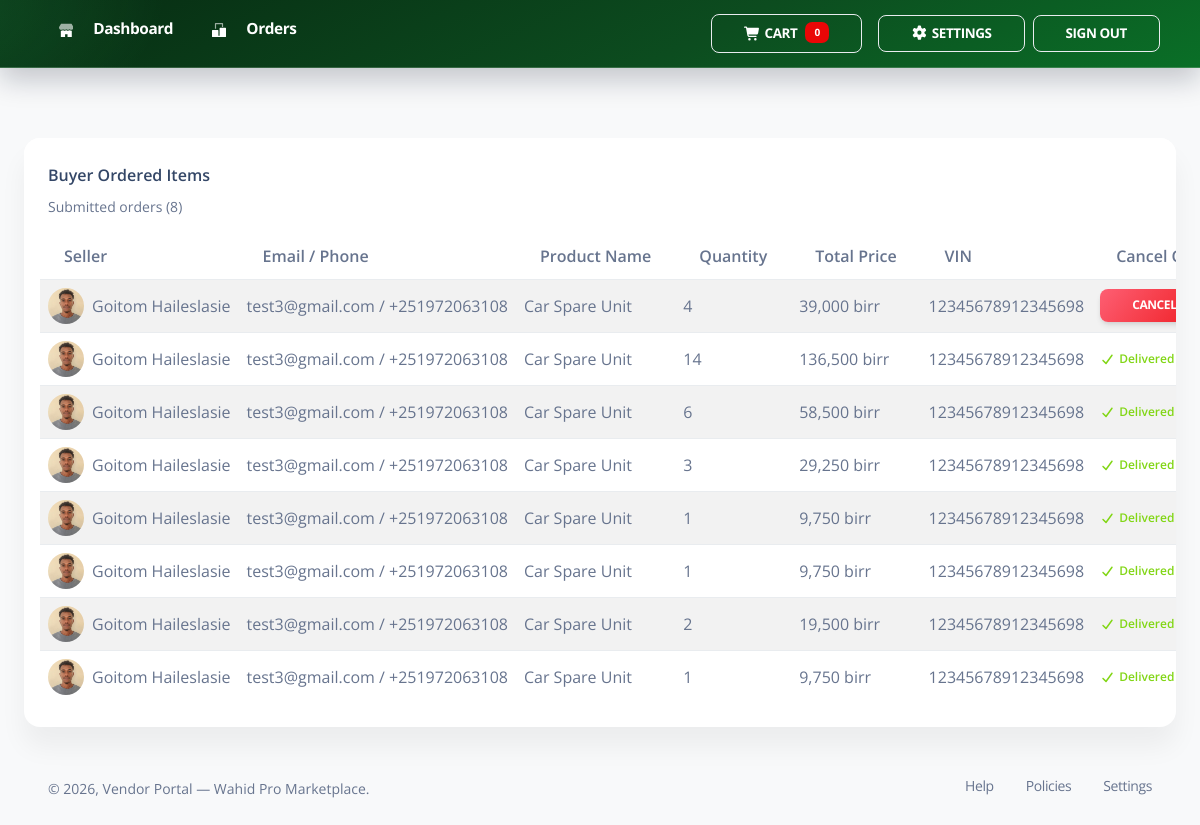
The page /buyer/orders/ (signed in) on the database its author committed.
### App/models.py (models this page shows, shortened)
class AccountRegistration(models.Model):
    ACCOUNT_TYPE_BUYER = "buyer"
    ACCOUNT_TYPE_SELLER = "seller"
    ACCOUNT_TYPE_CHOICES = (
        (ACCOUNT_TYPE_BUYER, "Buyer"),
        (ACCOUNT_TYPE_SELLER, "Seller"),
    )
    user = models.OneToOneField(
        User,
        on_delete=models.CASCADE,
        related_name="account_registration",
    )
    account_type = models.CharField(max_length=20, choices=ACCOUNT_TYPE_CHOICES)
    phone_number = models.CharField(
        max_length=16,
        blank=True,
        null=True,
    )
    profile_picture = models.ImageField(upload_to="profile_pictures/", blank=True, null=True)
    license_file = models.FileField(upload_to="license_uploads/", blank=True, null=True)
    is_verified = models.BooleanField(default=False)
    created_at = models.DateTimeField(auto_now_add=True)
    updated_at = models.DateTimeField(auto_now=True)

class Product(models.Model):
    vin_validator = RegexValidator(
        regex=r"^[A-HJ-NPR-Z0-9]{17}$",
        message="VIN must be exactly 17 characters (letters and numbers, excluding I, O, and Q).",
    )
    vendor = models.ForeignKey(User, on_delete=models.CASCADE, related_name="products")
    name = models.CharField(max_length=160)
    vin = models.CharField(max_length=17, unique=True, validators=[vin_validator], db_index=True)
    category = models.CharField(max_length=80, db_index=True)
    price = models.DecimalField(
        max_digits=10,
        decimal_places=2,
        validators=[MinValueValidator(Decimal("0.01"))],
    )
    initial_stock = models.PositiveIntegerField()
    current_stock = models.PositiveIntegerField(null=True, blank=True)
    reorder_level = models.PositiveIntegerField(default=0)
    description = models.TextField()
    product_image = models.ImageField(upload_to="product_images/")
    is_active = models.BooleanField(default=True)
    created_at = models.DateTimeField(auto_now_add=True)
    updated_at = models.DateTimeField(auto_now=True)
    class Meta:
        ordering = ("-created_at",)
        indexes = [
            models.Index(fields=["vendor", "category"]),
            models.Index(fields=["vendor", "is_active"]),
        ]
        constraints = [
            models.UniqueConstraint(fields=["vendor", "name"], name="unique_vendor_product_name"),
        ]

class Order(models.Model):
    buyer = models.ForeignKey(User, on_delete=models.CASCADE, related_name="orders")
    product = models.ForeignKey(Product, on_delete=models.CASCADE, related_name="orders")
    quantity = models.PositiveIntegerField()
    total_price = models.DecimalField(max_digits=10, decimal_places=2)
    is_delivered = models.BooleanField(default=False)
    created_at = models.DateTimeField(auto_now_add=True)

### App/views.py (the view)
# urls.py: path('buyer/orders/', BuyerOrdersView.as_view(), name='buyer_orders'),
class BuyerOrdersView(BuyerAccountRequiredMixin, VendorAccessMixin, TemplateView):
    template_name = "vendors/buyer/buyer_order.html"
    paginate_by = 20
    def get_context_data(self, **kwargs):
        context = super().get_context_data(**kwargs)
        page_data = _build_buyer_orders_page_data(
            user=self.request.user,
            page_number=self.request.GET.get("page"),
            page_size=self.paginate_by,
        )
        context["buyer_orders"] = page_data["buyer_orders"]
        context["page_obj"] = page_data["page_obj"]
        context["is_paginated"] = page_data["page_obj"].has_other_pages()
        context["orders_total"] = page_data["paginator"].count
        context["shop_products"] = _build_shop_products()
        return context

### App/context_processors.py (called while the page is built, shortened)
def seller_order_notifications(request):
    context = {
        "seller_notification_count": 0,
        "seller_notifications": [],
        "superadmin_notification_count": 0,
        "superadmin_notifications": [],
        "superadmin_unseen_message_count": 0,
    }
    user = getattr(request, "user", None)
    if not user or not user.is_authenticated:
        return context
    account = (
        AccountRegistration.objects.filter(user_id=user.id)
        .only("account_type")
        .first()
    )
    return context

### App/templatetags/number_format.py (called while the page is built)
@register.filter
def number_separator(value):
    if value in (None, ""):
        return ""
    try:
        raw = str(value).replace(",", "").strip()
        number = Decimal(raw)
    except (InvalidOperation, TypeError, ValueError):
        return value
    if number == number.to_integral_value():
        return intcomma(int(number))
    return f"{number:,.2f}".rstrip("0").rstrip(".")

### App/views.py (called while the page is built)
def _redirect_superuser_home(request):
    if request.user.is_authenticated and request.user.is_superuser:
        messages.error(request, "You are loggd in as a system admin")
        return redirect("home")
    return None

    def dispatch(self, request, *args, **kwargs):
        superuser_redirect = _redirect_superuser_home(request)
        if superuser_redirect:
            return superuser_redirect
        if not request.user.is_authenticated:
            return self.handle_no_permission()
        account = (
            AccountRegistration.objects.filter(user_id=request.user.id)
            .only("account_type")
            .first()
        )
        if not account or account.account_type != AccountRegistration.ACCOUNT_TYPE_BUYER:
            messages.error(request, "Only buyer accounts can access this page.")
            return redirect("login")
        return super().dispatch(request, *args, **kwargs)

### templates/vendors/buyer/buyer_order.html (shortened to what this page needs)
{% extends "vendors/base.html" %}
{% load static number_format %}
{% block vendor_content %}
<div class="row">
  <div class="col-12">
      <div class="card mb-4">
      <div class="card-header pb-0">
        <h6>Buyer Ordered Items</h6>
        <p id="ordersTotalText" class="text-sm mb-0">Submitted orders ({{ orders_total|number_separator }})</p>
      </div>
      <div class="card-body px-0 pt-0 pb-2">
        <div class="table-responsive p-3">
          <table class="table table-striped table-hover align-items-center mb-0 w-100">
            <thead>
              <tr>
                <th>Seller</th>
                <th>Email / Phone</th>
                <th>Product Name</th>
                <th>Quantity</th>
                <th>Total Price</th>
                <th>VIN</th>
                <th>Cancel Order</th>
              </tr>
            </thead>
            <tbody>
              {% for order in buyer_orders %}
              <tr data-order-row-id="{{ order.id }}">
                <td>
                  <div class="d-flex align-items-center">
                    {% if order.seller_photo_url %}
                    <img class="seller-avatar me-2" src="{{ order.seller_photo_url }}" alt="Seller">
                    {% else %}
                    <img class="seller-avatar me-2" src="{% static 'vendors/img/team-2.jpg' %}" alt="Seller">
                    {% endif %}
                    {{ order.seller_name }}
                  </div>
                </td>
                <td>{{ order.seller_email }} / {{ order.seller_phone }}</td>
                <td>{{ order.product_name }}</td>
                <td>{{ order.quantity|number_separator }}</td>
                <td>{{ order.total_price|number_separator }} birr</td>
                <td>{{ order.vin }}</td>
                <td>
                  {% if order.is_delivered %}
                  <span class="text-success text-xs font-weight-bold">
                    <i class="fa fa-check me-1" aria-hidden="true"></i>Delivered
                  </span>
                  {% else %}
                  <button
                    type="button"
                    class="btn btn-sm bg-gradient-danger mb-0 js-cancel-order"
                    data-cancel-url="{% url 'buyer_order_cancel' order.id %}">
                    Cancel
                  </button>
                  {% endif %}
                </td>
              </tr>
              {% empty %}
              <tr id="ordersEmptyRow">
                <td colspan="7" class="text-center text-sm text-muted py-4">No submitted orders yet.</td>
              </tr>
              {% endfor %}
            </tbody>
          </table>
        </div>
      </div>
    </div>
  </div>
</div>
{% endblock %}

### templates/vendors/base.html (style rules this page uses)
html, body { height: 100%; }
body.bg-gray-100 { min-height: 100vh; display: flex; flex-direction: column; }

### templates/vendors/buyer/buyer_order.html (style rules this page uses)
.seller-avatar { width: 36px; height: 36px; border-radius: 50%; object-fit: cover; }

### rows shown on the page
AccountRegistration: seller_phone "+251972063108" "+251972063108" "+251972063108" "+251972063108" "+251972063108" "+251972063108" "+251972063108" "+251972063108"
Product: product_name "Car Spare Unit" "Car Spare Unit" "Car Spare Unit" "Car Spare Unit" "Car Spare Unit" "Car Spare Unit" "Car Spare Unit" "Car Spare Unit", vin "12345678912345698" "12345678912345698" "12345678912345698" "12345678912345698" "12345678912345698" "12345678912345698" "12345678912345698" "12345678912345698"
Order: total_price|number_separator "39,000"
Order: total_price|number_separator "136,500"
Order: total_price|number_separator "58,500"
Order: total_price|number_separator "29,250"
Order: total_price|number_separator "9,750"
Order: total_price|number_separator "9,750"
Order: total_price|number_separator "19,500"
Order: total_price|number_separator "9,750"

### other values the page prints
{{ orders_total|number_separator }} "8"
{{ order.seller_name }} "Goitom Haileslasie" "Goitom Haileslasie" "Goitom Haileslasie" "Goitom Haileslasie" "Goitom Haileslasie" "Goitom Haileslasie" "Goitom Haileslasie" "Goitom Haileslasie"
{{ order.seller_email }} "test3@gmail.com" "test3@gmail.com" "test3@gmail.com" "test3@gmail.com" "test3@gmail.com" "test3@gmail.com" "test3@gmail.com" "test3@gmail.com"
{{ order.quantity|number_separator }} "4" "14" "6" "3" "1" "1" "2" "1"
